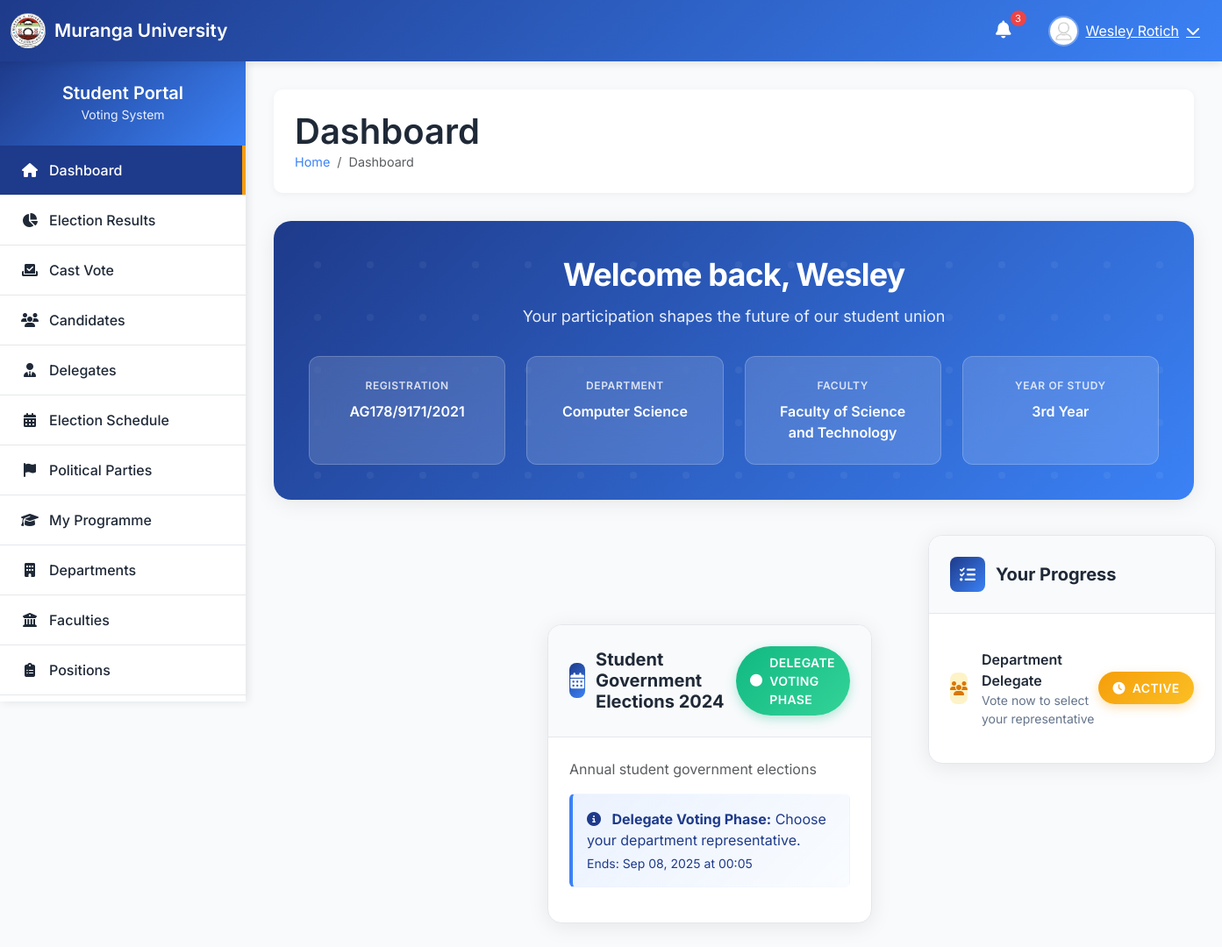
Before: /dashboard/ (signed in) with the older database file.
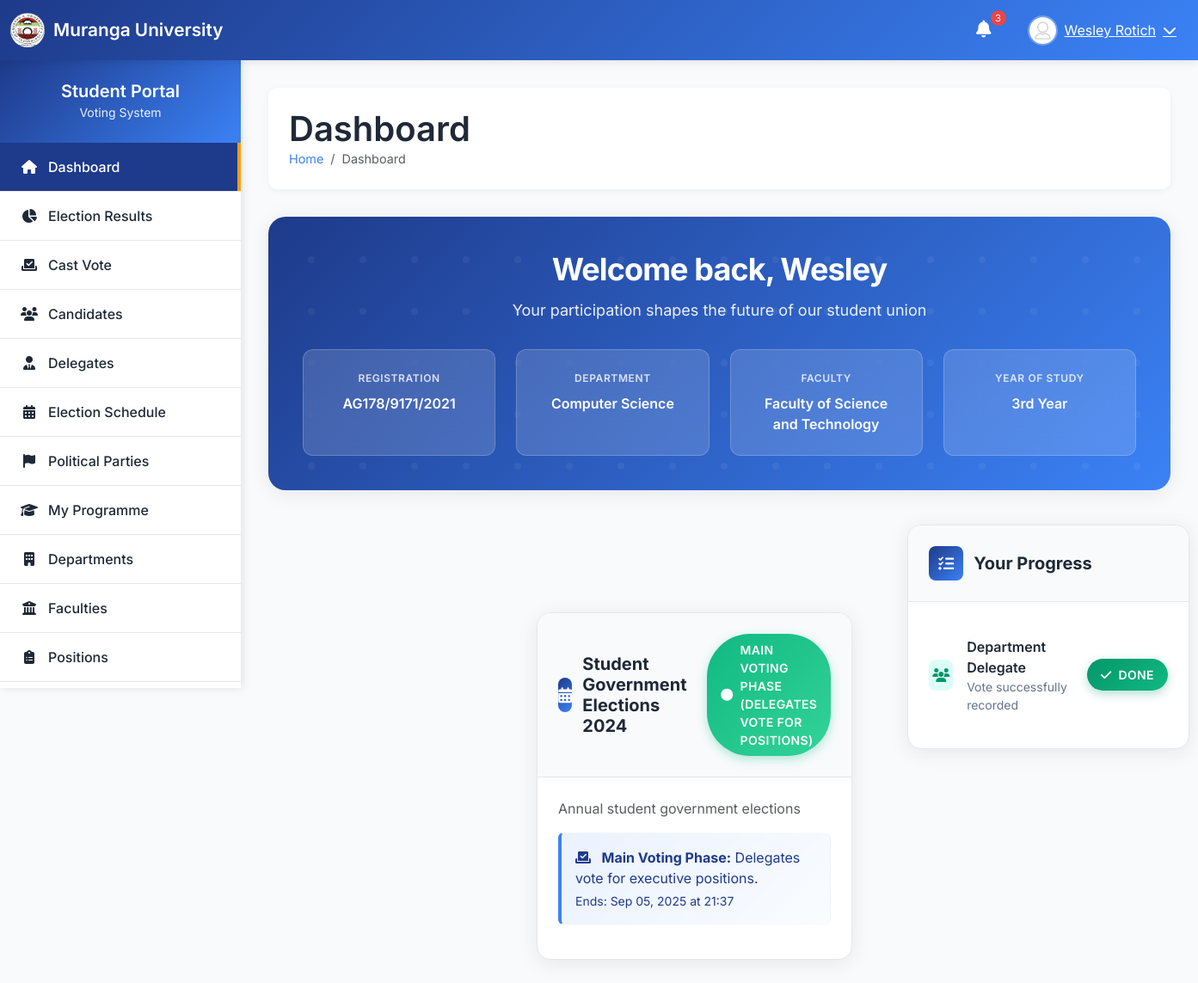
After: the same page with the newer database file.
### voting/models.py (models this page shows, shortened)
class Election(models.Model):
    ELECTION_PHASES = [
        ('registration', 'Registration Phase'),
        ('delegate_voting', 'Delegate Voting Phase'),
        ('main_voting', 'Main Voting Phase (Delegates vote for positions)'),
        ('results', 'Results Phase'),
        ('closed', 'Election Closed'),
    ]
    name = models.CharField(max_length=200)
    description = models.TextField(blank=True)
    current_phase = models.CharField(max_length=20, choices=ELECTION_PHASES, default='registration')
    delegate_voting_start = models.DateTimeField()
    delegate_voting_end = models.DateTimeField()
    main_voting_start = models.DateTimeField()
    main_voting_end = models.DateTimeField()
    is_active = models.BooleanField(default=True)
    created_at = models.DateTimeField(auto_now_add=True)
    @property
    def is_delegate_voting_active(self):
        now = timezone.now()
        return (self.current_phase == 'delegate_voting' and
                self.delegate_voting_start <= now <= self.delegate_voting_end)

### voting/views.py (the view)
# urls.py: path('dashboard/', views.dashboard_view, name='dashboard'),
@login_required
def dashboard_view(request):
    current_election = get_current_election()
    if not current_election:
        messages.warning(request, "No active election at the moment.")
        return render(request, 'no_election.html')
    context = {
        'election': current_election,
        'student': request.user,
        'department': request.user.department,
        'faculty': request.user.faculty,
    }
    delegate_vote = DelegateVote.objects.filter(
        election=current_election,
        voter=request.user
    ).first()
    context['has_voted_for_delegate'] = delegate_vote is not None
    context['delegate_vote'] = delegate_vote
    available_delegates = Delegate.objects.filter(
        department=request.user.department,
        is_approved=True
    ).select_related('student', 'party')
    context['available_delegates'] = available_delegates
    try:
        delegate_profile = request.user.delegate_profile
        context['is_delegate'] = True
        context['delegate_profile'] = delegate_profile
        if current_election.is_main_voting_active:
            positions = Position.objects.all().order_by('order')
            candidates = Candidate.objects.filter(is_approved=True).select_related('student', 'party', 'position')
            delegate_votes = MainVote.objects.filter(
                election=current_election,
                delegate=delegate_profile
            ).select_related('candidate__position')
            voted_positions = {vote.candidate.position.id for vote in delegate_votes}
            context.update({
                'positions': positions,
                'candidates': candidates,
                'voted_positions': voted_positions,
                'delegate_votes': {vote.candidate.position.id: vote for vote in delegate_votes}
            })
    except Student.delegate_profile.RelatedObjectDoesNotExist:
        context['is_delegate'] = False
    return render(request, 'dashboard.html', context)

### voting/models.py (called while the page is built)
    @property
    def full_name(self):
        return f"{self.first_name} {self.last_name}"

    @property
    def department(self):
        return self.programme.department

    @property
    def faculty(self):
        return self.programme.department.faculty

### voting/utils.py (called while the page is built)
def get_client_ip(request):
    x_forwarded_for = request.META.get('HTTP_X_FORWARDED_FOR')
    if x_forwarded_for:
        ip = x_forwarded_for.split(',')[0]
    else:
        ip = request.META.get('REMOTE_ADDR')
    return ip

### voting/views.py (called while the page is built)
def get_current_election():
    return Election.objects.filter(is_active=True).first()

### templates/dashboard.html (shortened to what the changed rows need)
{% extends 'base.html' %}
{% load static %}
{% block content %}
<section class="welcome-hero" role="banner">
    <div class="welcome-content">
        <h1 class="welcome-title">
            Welcome back, {{ student.first_name }}
        </h1>
    </div>
</section>
{% if election %}
<div class="dashboard-grid">
    <div class="main-content">
        <article class="professional-card mb-4" role="article">
            <header class="card-header-custom">
                <div class="section-header">
                    <h2 class="section-title">
                        <div class="section-icon">
                            <i class="fas fa-calendar-alt" aria-hidden="true"></i>
                        </div>
                        {{ election.name }}
                    </h2>
                    <div class="status-badge {% if election.current_phase == 'delegate_voting' %}status-active{% elif election.current_phase == 'main_voting' %}status-active{% elif election.current_phase == 'results' %}status-completed{% else %}status-pending{% endif %}">
                        <i class="fas fa-circle" aria-hidden="true"></i>
                        {{ election.get_current_phase_display }}
                    </div>
                </div>
            </header>
            <div class="card-body p-4">
                <p class="mb-0 text-muted">{{ election.description }}</p>
                {% if election.current_phase == 'delegate_voting' %}
                <div class="alert alert-info-enhanced mt-3" role="alert">
                    <i class="fas fa-info-circle me-2" aria-hidden="true"></i>
                    <strong>Delegate Voting Phase:</strong> Choose your department representative.
                    <div class="small mt-1">
                        Ends: {{ election.delegate_voting_end|date:"M d, Y \a\t H:i" }}
                    </div>
                </div>
                {% elif election.current_phase == 'main_voting' %}
                <div class="alert alert-info-enhanced mt-3" role="alert">
                    <i class="fas fa-vote-yea me-2" aria-hidden="true"></i>
                    <strong>Main Voting Phase:</strong> Delegates vote for executive positions.
                    <div class="small mt-1">
                        Ends: {{ election.main_voting_end|date:"M d, Y \a\t H:i" }}
                    </div>
                </div>
                {% endif %}
            </div>
        </article>
    </div>
    <aside class="sidebar-content" role="complementary">
        <article class="professional-card mb-4">
            <header class="card-header-custom">
                <h3 class="section-title">
                    <div class="section-icon">
                        <i class="fas fa-tasks" aria-hidden="true"></i>
                    </div>
                    Your Progress
                </h3>
            </header>
            <div class="progress-overview">
                <div class="progress-item">
                    <div class="progress-info">
                        <div class="progress-icon {% if has_voted_for_delegate %}completed{% elif election.is_delegate_voting_active %}pending{% else %}inactive{% endif %}">
                            <i class="fas fa-users" aria-hidden="true"></i>
                        </div>
                        <div>
                            <div class="progress-label">Department Delegate</div>
                            <div class="progress-description">
                                {% if has_voted_for_delegate %}
                                    Vote successfully recorded
                                {% elif election.is_delegate_voting_active %}
                                    Vote now to select your representative
                                {% else %}
                                    Voting not yet available
                                {% endif %}
                            </div>
                        </div>
                    </div>
                    <div class="status-badge {% if has_voted_for_delegate %}status-completed{% elif election.is_delegate_voting_active %}status-pending{% else %}status-inactive{% endif %}">
                        {% if has_voted_for_delegate %}
                            <i class="fas fa-check" aria-hidden="true"></i>
                            Done
                        {% elif election.is_delegate_voting_active %}
                            <i class="fas fa-clock" aria-hidden="true"></i>
                            Active
                        {% else %}
                            <i class="fas fa-pause" aria-hidden="true"></i>
                            Waiting
                        {% endif %}
                    </div>
                </div>
            </div>
        </article>
    </aside>
</div>
{% endif %}
{% endblock %}

Changed rows visible on the page:
changed Election "Annual student government elections": current_phase "DELEGATE VOTING PHASE" → "MAIN VOTING PHASE (DELEGATES VOTE FOR POSITIONS)"; main_voting_end (not shown) → "Sep 05, 2025 at 21:37"; delegate_voting_end "Sep 08, 2025 at 00:05" → (not shown)
Other visible differences:
text no longer shown: "Delegate Voting Phase: Choose your department representative. Vote now to select your representative ACTIVE"
text now shown: "Main Voting Phase: Delegates vote for executive positions. Vote successfully recorded DONE"
